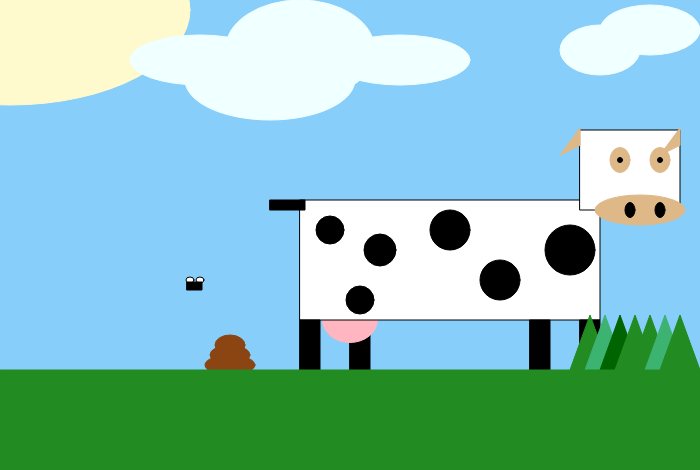
Frame 1 (no input)
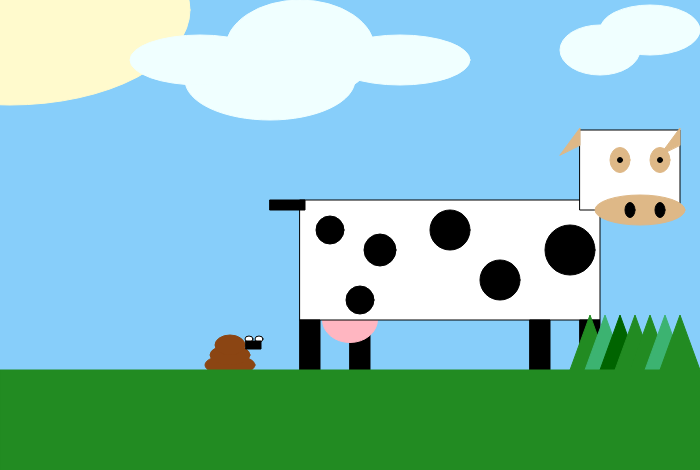
Frame 60 (no input)
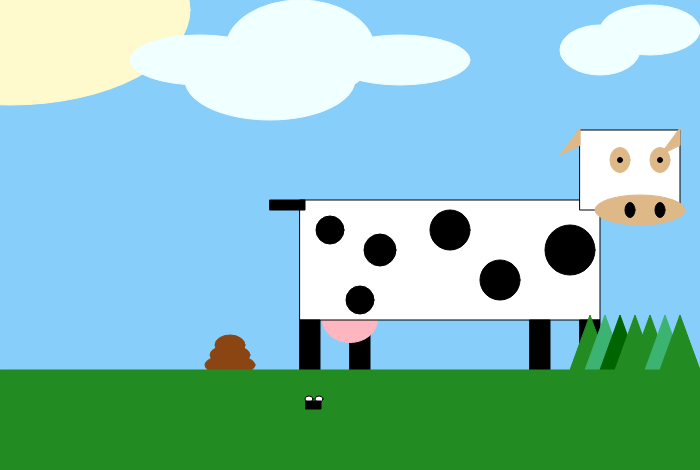
Frame 120 (the mouse pressed at the canvas centre since frame 60)

The p5.js sketch that drew these frames (run headless with seeded random() and noise() and a simulated clock; from frame 60 on, the mouse is pressed at the canvas centre):

// p5.js sketch
// ── sketch.js
// Create a function for drawing the fly
function drawFly(x, y) {
	// Wings
	fill(255,255,255);
	stroke(0, 0, 0);
	ellipse(x+13, y, 8, 6);

	fill(255,255,255);
	stroke(0, 0, 0);
	ellipse(x+3, y, 8, 6);

	// Body
	fill(0, 0, 0);
	stroke(0, 0, 0);
	rect(x, y+2, 15, 8);
}

// Create variables for moving the X and Y 
// of the fly
var moveFlyX = 0;
var moveFlyY = 0;



function setup() {
	createCanvas(700, 470);

	// Your sketch code
}

function draw() {
	background(135,206,250)
	
	fill(0, 0, 0)
	rect(350, 320, 20, 50);

	// Udder
	fill(255,182,193);
	stroke(255,182,193);
	ellipse(350, 320, 55, 45)

	// Body
	stroke(0,0,0);
	fill(255, 255, 255);
	rect(300, 200, 300, 120);

	// Head
	fill(255, 255, 255);
	rect(580, 130, 100, 80);

	// Strains
	fill(0, 0, 0);
	ellipse(380, 250, 32, 32);
	
	fill(0, 0, 0);
	ellipse(360, 300, 28, 28);

	fill(0, 0, 0);
	ellipse(450, 230, 40, 40);

	fill(0, 0, 0);
	ellipse(500, 280, 40, 40);

	fill(0, 0, 0);
	ellipse(570, 250, 50, 50);

	fill(0, 0, 0);
	ellipse(330, 230, 28, 28)

	// Legs
	rect(300, 320, 20, 50);
	rect(530, 320, 20, 50);
	rect(580, 320, 20, 50)

	
	// Eyes
	fill(222,184,135);
	stroke(222,184,135);
	ellipse (620, 160, 20, 25)

	fill(222,184,135);
	stroke(222,184,135);
	ellipse (660, 160, 20, 25)

	fill(0, 0, 0);
	stroke(0, 0, 0);
	ellipse (620, 160, 5, 5)

	fill(0, 0, 0);
	stroke(0, 0, 0);
	ellipse (660, 160, 5, 5)

	// Mouth
	fill(222,184,135);
	stroke(222,184,135);
	ellipse (640, 210, 90, 30)

	// Nose
	fill(0, 0, 0);
	stroke(0, 0, 0);
	ellipse (660, 210, 10, 15)

	fill(0, 0, 0);
	stroke(0, 0, 0);
	ellipse (630, 210, 10, 15)

	// Ears
	fill(222,184,135);
	stroke(222,184,135);
	triangle(580, 145, 580, 128, 560, 155)

	fill(222,184,135);
	stroke(222,184,135);
	triangle(680, 145, 680, 128, 660, 155)

	// Tail
	fill(0, 0, 0);
	stroke(0, 0, 0);
	rect(270, 200, 35, 10)

	// Grass
	fill(34,139,34);
	stroke(34,139,34);
	triangle(570, 370, 590, 315, 610, 370);

		fill(60,179,113);
		stroke(60,179,113);
		triangle(585, 370, 605, 315, 625, 370);

	fill(0,100,0);
	stroke(0,100,0);
	triangle(600, 370, 620, 315, 640, 370);

		fill(34,139,34);
		stroke(34,139,34);
		triangle(615, 370, 635, 315, 655, 370);

	fill(34,139,34);
	stroke(34,139,34);
	triangle(630, 370, 650, 315, 670, 370);

		fill(60,179,113);
		stroke(60,179,113);
		triangle(645, 370, 665, 315, 685, 370);

	fill(34,139,34);
	stroke(34,139,34);
	triangle(660, 370, 680, 315, 700, 370);

	// Poop
	fill(139,69,19);
	stroke(139,69,19);
	ellipse(230, 365, 50, 20)

	fill(139,69,19);
	stroke(139,69,19);
	ellipse(230, 355, 40, 20)

	fill(139,69,19);
	stroke(139,69,19);
	ellipse(230, 345, 30, 20)

	
	// Fly (old)
		// Wings
		// fill(255,255,255);
		// stroke(0, 0, 0);
		// ellipse(200, 280, 8, 6)

		// fill(255,255,255);
		// stroke(0, 0, 0);
		// ellipse(190, 280, 8, 6)

		// // Body
		// fill(0, 0, 0);
		// stroke(0, 0, 0);
		// rect(187, 282, 15, 8)


	// Sun
	fill(255,250,205);
	stroke(255,250,205);
	ellipse(10, 10, 360, 190)

	// Clouds
	fill(240,255,255);
	stroke(240,255,255);
	ellipse(300, 50, 150, 100)

	fill(240,255,255);
	stroke(240,255,255);
	ellipse(270, 80, 170, 80)

	fill(240,255,255);
	stroke(240,255,255);
	ellipse(200, 60, 140, 50)

	fill(240,255,255);
	stroke(240,255,255);
	ellipse(400, 60, 140, 50)

	fill(240,255,255);
	stroke(240,255,255);
	ellipse(600, 50, 80, 50)

	fill(240,255,255);
	stroke(240,255,255);
	ellipse(650, 30, 100, 50)

	//Background Grass
	fill(34,139,34);
	stroke(34,139,34);
	rect (0, 370, 700, 100)

	// Use your drawFly function and define the x and y	
	drawFly(187+moveFlyX, 280+moveFlyY);

	// Make the fly move
	moveFlyX += 1;
	moveFlyY += 1;
}
